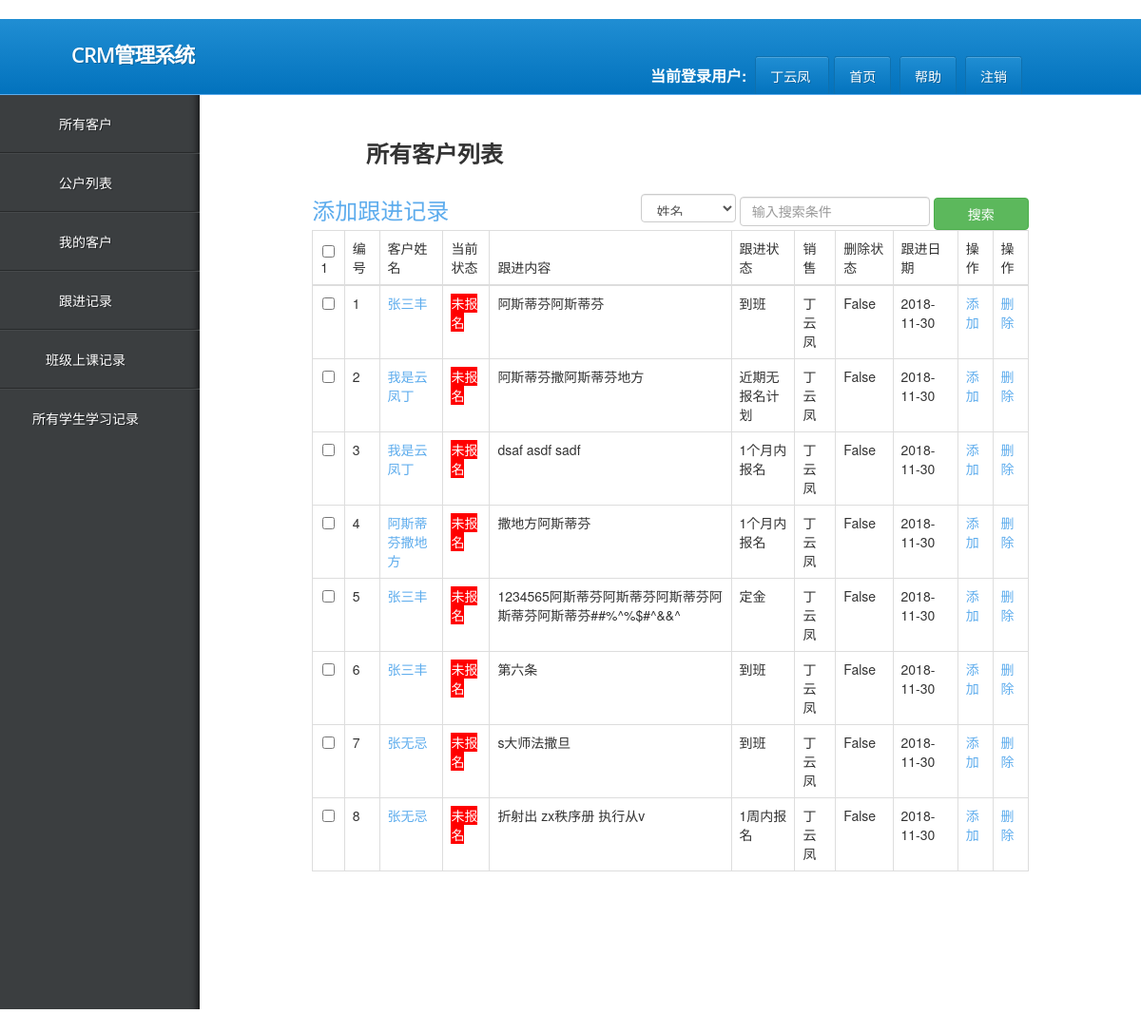
Page /consult_record/ (signed in) on the committed database.
### app01/models.py (models this page shows, shortened)
class UserInfo(AbstractUser):
    tel=models.CharField(max_length=32,null=True,blank=True)
    gender=models.IntegerField(choices=((1,"男"),(2,"女"),(3,"中间的")),default=1,null=True,blank=True)
    depart=models.ForeignKey("Department",on_delete=models.CASCADE,default=1)

class ConsultRecord(models.Model):
    customer = models.ForeignKey('Customer', verbose_name="所咨询客户",on_delete=models.CASCADE)
    note = models.TextField(verbose_name="跟进内容...")
    status = models.CharField("跟进状态", max_length=8, choices=seek_status_choices, help_text="选择客户此时的状态")
    consultant = models.ForeignKey("UserInfo", verbose_name="跟进人", related_name='records',on_delete=models.CASCADE)
    date = models.DateTimeField("跟进日期", auto_now_add=True)
    delete_status = models.BooleanField(verbose_name='删除状态', default=False)

class Customer(models.Model):
    qq = models.CharField('QQ', max_length=64, unique=True, help_text='QQ号必须唯一')
    qq_name = models.CharField('QQ昵称', max_length=64, blank=True, null=True)
    name = models.CharField('姓名', max_length=32, blank=True, null=True, help_text='学员报名后，请改为真实姓名',default="")
    sex_type = (('male', '男'), ('female', '女'))
    sex = models.CharField("性别", choices=sex_type, max_length=16, default='male', blank=True, null=True)
    birthday = models.DateField('出生日期', default=None, help_text="格式yyyy-mm-dd", blank=True, null=True)
    phone = models.CharField('手机号', max_length=128,blank=True, null=True)
    source = models.CharField('客户来源', max_length=64, choices=source_type, default='qq')
    introduce_from = models.ForeignKey('Customer', verbose_name="转介绍自学员", blank=True, null=True,on_delete=models.CASCADE)
    course = MultiSelectField("咨询课程", choices=course_choices,null=True,blank=True)
    class_type = models.CharField("班级类型", max_length=64, choices=class_type_choices, default='fulltime')
    customer_note = models.TextField("客户备注", blank=True, null=True, )
    status = models.CharField("状态", choices=enroll_status_choices, max_length=64, default="unregistered",
                              help_text="选择客户此时的状态")
    date = models.DateTimeField("咨询日期", auto_now_add=True)
    last_consult_date = models.DateField("最后跟进日期", auto_now_add=True)
    next_date = models.DateField("预计再次跟进时间", blank=True, null=True)
    consultant = models.ForeignKey('UserInfo', verbose_name="销售", related_name='customers', blank=True, null=True,on_delete=models.CASCADE )
    class_list = models.ManyToManyField('ClassList', verbose_name="已报班级",null=True,blank=True)
    deal_date = models.DateField("成交日期",null=True,blank=True)
    def get_status(self):  # 在Customer表中加get_status方法
        status_color={
            "studying":"green",
            "signed":"grey",
            "unregistered":"red",
            "paid_in_full":"blue"
        }
        return mark_safe("<span style='background-color:%s;color:white'>%s</span>"%
                         (status_color[self.status],self.get_status_display()))

### app01/views.py (the view)
# urls.py: url(r'^consult_record/$', views.ConsultRecordView.as_view(), name='consult_record'),
class ConsultRecordView(View):
    def get(self,request):
        consult_record_list = ConsultRecord.objects.filter(consultant=request.user)  #只显示当前用户的客户
        customer_id = request.GET.get('customer_id')
        if customer_id:  # 如果有id,显示指定id的跟进记录
            consult_record_list = consult_record_list.filter(customer_id=customer_id) #注意,是customer_id=customer_id,显示这个客户所有的跟进记录
        return render(request,'customers/consult_record.html',{'consult_record_list':consult_record_list})

### templates/customers/consult_record.html (shortened to what this page needs)
{% extends 'customers/base.html' %}
{% block content %}
    <h3 style="margin-left: 150px"><strong>所有客户列表 </strong></h3>
    <br>
    <div class="container-fluid">
    <div class="row">
    <div class="col-md-10 col-lg-offset-1">
        <form action="" style="float:right;" method="get" novalidate>
            <select name="field" id="" style="display: inline-block;width: 100px;height: 30px" class="form-control">
                <option value="name">姓名</option>
            </select>
            <input type="text" placeholder="输入搜索条件" style="width: 200px;height: 31px;display: inline-block"
                   name="search" class="form-control">
            <input type="submit" class="btn btn-success" value="搜索" style="width: 100px;display: inline-block">
        </form>
        <form action="" method="post" name="action">
<a href="/add_consult_record/" style="font-size: x-large"> 添加跟进记录</a>
            <table class="table table-bordered">
                <thead>
                <tr>
                    <th><input type="checkbox">1</th>
                    <th>编号</th>
                    <th>客户姓名</th>
                    <th>当前状态</th>
                    <th>跟进内容</th>
                    <th>跟进状态</th>
                    <th>销售</th>
                    <th>删除状态</th>
                    <th>跟进日期</th>
                    <th>操作</th>
                    <th>操作</th>
                </tr>
                </thead>
                {% for record_obj in consult_record_list %}
                    <tr>
                        <td><input type="checkbox" name="selected_list" value="{{ customer.pk }}"></td>
                        <td> {{ forloop.counter }} </td>
                        <td> <a href="/consult_record/?customer_id={{ record_obj.customer.id }}"> {{ record_obj.customer.name }}</a> </td>
                        <td> {{ record_obj.customer.get_status }} </td>
                        <td> {{ record_obj.note }} </td>
                        <td> {{ record_obj.get_status_display }} </td>
                        <td> {{ record_obj.consultant }} </td>
                        <td> {{ record_obj.delete_status }} </td>
                        <td> {{ record_obj.date|date:'Y-m-d' }} </td>
                        <td><a href="">添加</a></td>
                        <td><a href="">删除</a></td>
                    </tr>
                {% endfor %}
            </table>
        </form>
    </div>
{% endblock %}

### templates/customers/base.html (shortened to what this page needs)
﻿<!DOCTYPE html>
<html lang="">
<head>
    <link rel="stylesheet" href="/static/my_login_page/css/style.css" media="all"/>
    <link rel="stylesheet" href="/static/bootstrap-3.3.7/js/bootstrap.js">
    <link rel="stylesheet" href="/static/font-awesome-4.7.0/css/font-awesome.css">
    <link rel="stylesheet" href="/static/bootstrap-3.3.7/css/bootstrap.css">
</head>
<body>
<div class="testing">
    <header class="main" style="height:80px;">
        <h1 style="margin-left: 50px;margin-top: 10px"><strong>CRM管理系统</strong></h1>
        <ul style="float: right;margin-top: -10px;margin-right: 100px">
            <li>
                <strong style="color: white;font-size:16px">当前登录用户:</strong>
                <span class="button blue"> {{ request.user }} </span>
                <span class="button blue"><a href="/customers/">首页</a></span>
                <span class="button blue">帮助</span>
                <span class="button blue"><a href="/logout/">注销</a></span>
            </li>
        </ul>
    </header>
</div>
<nav>
    <ul>
        <li style="text-align: center">
            <a href="/customers/">所有客户</a>
        </li>
        <li style="text-align: center">
            <a href="/public_customers/">公户列表</a>
        </li>
        <li style="text-align: center">
            <a href="/my_customers/">我的客户</a>
        </li>
        <li style="text-align: center">
            <a href="/consult_record/">跟进记录</a>
        </li>
        <li style="text-align: center">
            <a href="/class_study_record_list/">班级上课记录</a>
        </li>
        <li style="text-align: center">
            <a href="/all_student_study_record_list/"> 所有学生学习记录 </a>
        </li>
    </ul>
</nav>
<section class="content" style="margin-top: 3px">
    {% block content %}{% endblock %}
</section>
</body>
</html>

### rows in the picture
UserInfo: user "丁云凤"
ConsultRecord: customer.name "张三丰", customer.get_status "未报名", note "阿斯蒂芬阿斯蒂芬", status "到班", consultant "丁云凤", delete_status "False", date "2018-11-30"
ConsultRecord: customer.name "我是云凤丁", customer.get_status "未报名", note "阿斯蒂芬撒阿斯蒂芬地方", status "近期无报名计划", consultant "丁云凤", delete_status "False", date "2018-11-30"
ConsultRecord: customer.name "我是云凤丁", customer.get_status "未报名", note "dsaf asdf sadf", status "1个月内报名", consultant "丁云凤", delete_status "False", date "2018-11-30"
ConsultRecord: customer.name "阿斯蒂芬撒地方", customer.get_status "未报名", note "撒地方阿斯蒂芬", status "1个月内报名", consultant "丁云凤", delete_status "False", date "2018-11-30"
ConsultRecord: customer.name "张三丰", customer.get_status "未报名", note "1234565阿斯蒂芬阿斯蒂芬阿斯蒂芬阿斯蒂芬阿斯蒂芬##%^%$#^&&^", status "定金", consultant "丁云凤", delete_status "False", date "2018-11-30"
ConsultRecord: customer.name "张三丰", customer.get_status "未报名", note "第六条", status "到班", consultant "丁云凤", delete_status "False", date "2018-11-30"
ConsultRecord: customer.name "张无忌", customer.get_status "未报名", note "s大师法撒旦", status "到班", consultant "丁云凤", delete_status "False", date "2018-11-30"
ConsultRecord: customer.name "张无忌", customer.get_status "未报名", note "折射出 zx秩序册 执行从v", status "1周内报名", consultant "丁云凤", delete_status "False", date "2018-11-30"
